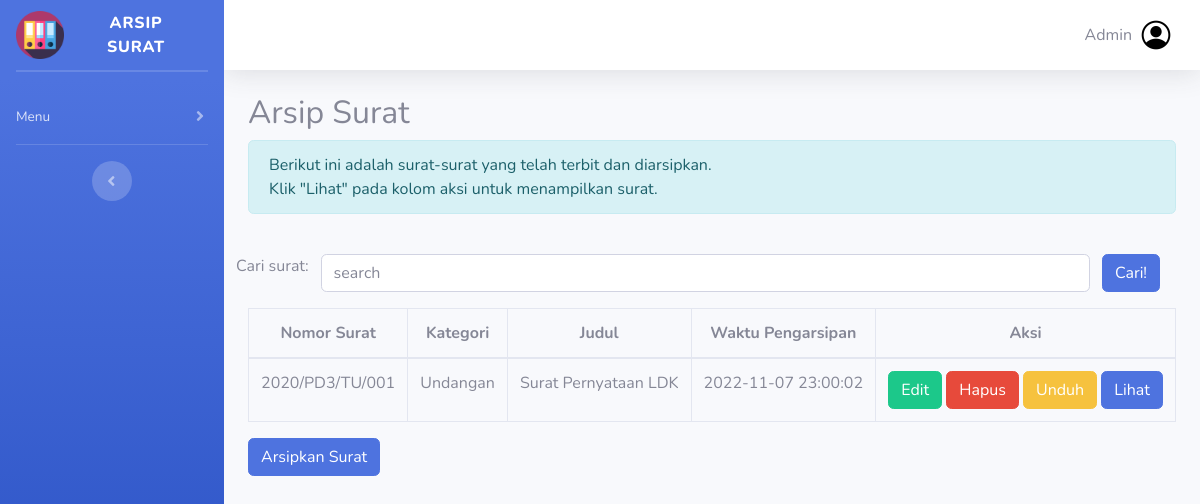
/arsip.php?cari=Surat Pernyataan LDK (signed in), run on the app's committed database.
### tables this page shows
CREATE TABLE `arsip` (
  `id_arsip` int(11) NOT NULL,
  `nomor_surat` varchar(100) NOT NULL,
  `kategori` varchar(100) NOT NULL,
  `judul` varchar(200) NOT NULL,
  `waktu` datetime NOT NULL DEFAULT current_timestamp(),
  `file` varchar(200) NOT NULL
);

### arsip.php (the view, shortened to what this page needs)
<!DOCTYPE html>
<html>
<head>
<link rel="stylesheet" href="asset/css/sb-admin-2.min.css">
<?php
    include("layout/header.php");
    include("layout/sidebar.php");
    include("layout/topbar.php");
?>
</head>
<body>
    <div class="container">
    <h2>Arsip Surat</h2>
    <div class="alert alert-info">
				<medium>
        Berikut ini adalah surat-surat yang telah terbit dan diarsipkan.<br />
				Klik "Lihat" pada kolom aksi untuk menampilkan surat.<br />
				</medium>
			</div>
    <br>
    <form class="form-group row" method="get" action="">
              <span>Cari surat: </span>
              <div class="col-sm-10">
                <input type="text" class="form-control" placeholder="search" name="cari">
              </div>
              <input type="submit" class="btn btn-primary" value="Cari!" />
    </form>
    <table class="table table-bordered table-hover">
    <thead>
        <tr>
            <th style="text-align: center;">Nomor Surat</th>
            <th style="text-align: center;">Kategori</th>
            <th style="text-align: center;">Judul</th>
            <th style="text-align: center;">Waktu Pengarsipan</th>
            <th colspan='3' style="text-align: center;">Aksi</th>
        </tr>
    </thead>
    <tbody>
<?php
include "koneksi.php";
    $query = mysqli_query($kon, "SELECT * FROM arsip");
    if (isset($_GET['cari'])) {
      $query = mysqli_query($kon, "SELECT * FROM arsip WHERE judul LIKE '%".
        $_GET['cari']."%'");
    }
    while ($dt = mysqli_fetch_assoc($query)) {
      ?>
      <tr>
        <td style="text-align: center;"><?= $dt['nomor_surat']; ?></td>
        <td style="text-align: center;"><?= $dt['kategori']; ?></td>
        <td style="text-align: center;"><?= $dt['judul']; ?></td>
        <td style="text-align: center;"><?= $dt['waktu']; ?></td>
        <td style="text-align: center;">
        <a href="editarsip.php?id_arsip=<?php echo $dt['id_arsip'];?>" class="btn btn-success"> Edit </a>
        <a href="deletearsip.php?id_arsip=<?php echo $dt['id_arsip'];?>" onclick="return confirm('Apakah Anda yakin ingin menghapus arsip surat ini?');" class="btn btn-danger"> Hapus </a>
        <a href="file/<?php echo $dt['file'];?> "download="<?php echo $dt['file'];?>" class="btn btn-warning"> Unduh </a>
        <a href="lihat_data.php?nomor_surat=<?php echo $dt['nomor_surat'] ?>" class="btn btn-primary"> Lihat </a>
        </td>
      </tr>
    <?php
    }
    ?>
  </tbody>
</table>
<a href="tambaharsip.php" class="btn btn-primary" role="button"> Arsipkan Surat</a>
</div>
</body>
</html>

### arsip.php (style rules this page uses)
.btn { transition: transform 0.7s; }

### data on the page
arsip: nomor_surat "2020/PD3/TU/001", kategori "Undangan", judul "Surat Pernyataan LDK", waktu "2022-11-07 23:00:02"

### other printed values
$_SESSION['username'] "Admin"
